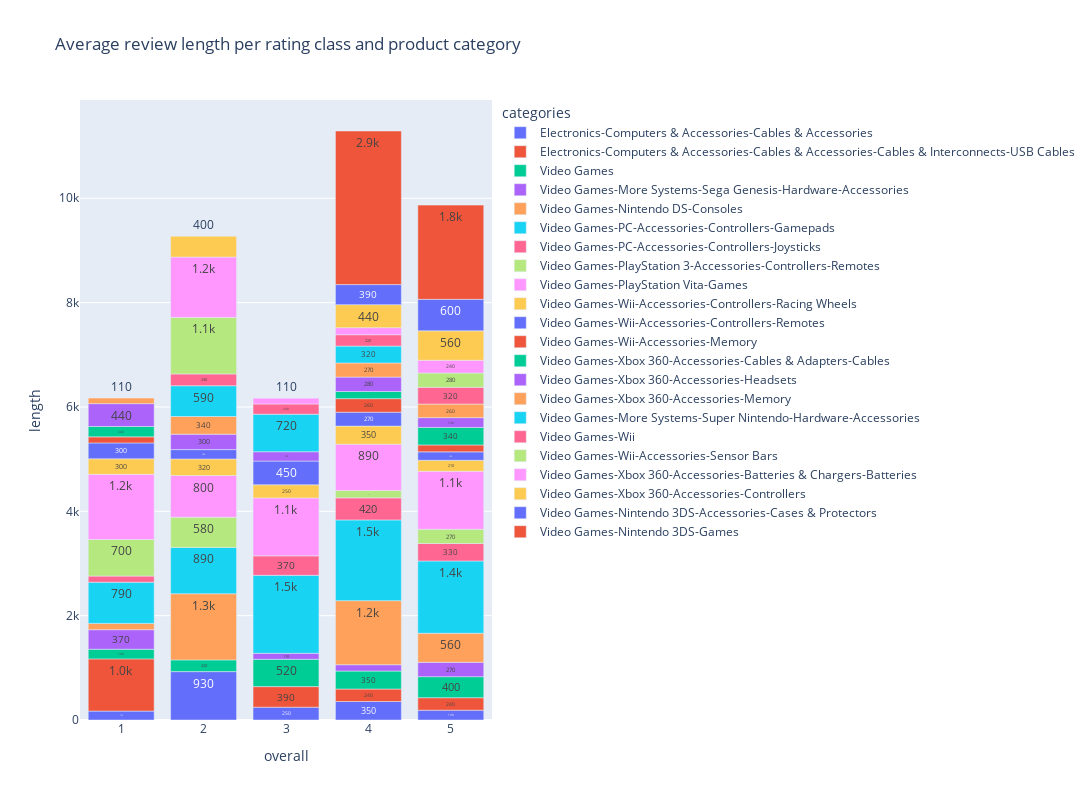

The notebook cell this image was saved under:
### Markdown cell above
Length of each product review might be interesting to know as well

### Code cell
import plotly.express as px

df_merged['length'] = df_merged['reviewText'].apply(lambda x: len(x))
length_analysis = df_merged.groupby(['overall','categories'],as_index=False)['length'].mean()

fig = px.bar(length_analysis, y='length', x='overall', text_auto='.2s',color='categories',
            title="Default: various text sizes, positions and angles")

fig.update_layout(
    title_text="Average review length per rating class and product category",
    autosize=False,
    minreducedwidth=250,
    minreducedheight=250,
    width=1850,
    height=800
)
fig.show()

### Figure 1 — Plotly figure (JSON) as saved in the notebook; plotly's stock layout.template omitted (floating-point values rounded to 4 significant figures)
{"data": [{"alignmentgroup": "True", "hovertemplate": "categories=Electronics-Computers & Accessories-Cables & Accessories<br>overall=%{x}<br>length=%{y}<extra></extra>", "legendgroup": "Electronics-Computers & Accessories-Cables & Accessories", "marker": {"color": "#636efa", "pattern": {"shape": ""}}, "name": "Electronics-Computers & Accessories-Cables & Accessories", "offsetgroup": "Electronics-Computers & Accessories-Cables & Accessories", "orientation": "v", "showlegend": true, "textposition": "auto", "texttemplate": "%{y:.2s}", "type": "bar", "x": [1, 2, 3, 4, 5], "xaxis": "x", "y": [170.3, 927.3, 245.2, 354.5, 188.0], "yaxis": "y"}, {"alignmentgroup": "True", "hovertemplate": "categories=Electronics-Computers & Accessories-Cables & Accessories-Cables & Interconnects-USB Cables<br>overall=%{x}<br>length=%{y}<extra></extra>", "legendgroup": "Electronics-Computers & Accessories-Cables & Accessories-Cables & Interconnects-USB Cables", "marker": {"color": "#EF553B", "pattern": {"shape": ""}}, "name": "Electronics-Computers & Accessories-Cables & Accessories-Cables & Interconnects-USB Cables", "offsetgroup": "Electronics-Computers & Accessories-Cables & Accessories-Cables & Interconnects-USB Cables", "orientation": "v", "showlegend": true, "textposition": "auto", "texttemplate": "%{y:.2s}", "type": "bar", "x": [1, 3, 4, 5], "xaxis": "x", "y": [1001, 394.8, 239, 239.2], "yaxis": "y"}, {"alignmentgroup": "True", "hovertemplate": "categories=Video Games<br>overall=%{x}<br>length=%{y}<extra></extra>", "legendgroup": "Video Games", "marker": {"color": "#00cc96", "pattern": {"shape": ""}}, "name": "Video Games", "offsetgroup": "Video Games", "orientation": "v", "showlegend": true, "textposition": "auto", "texttemplate": "%{y:.2s}", "type": "bar", "x": [1, 2, 3, 4, 5], "xaxis": "x", "y": [185.5, 224.7, 524, 345, 403.1], "yaxis": "y"}, {"alignmentgroup": "True", "hovertemplate": "categories=Video Games-More Systems-Sega Genesis-Hardware-Accessories<br>overall=%{x}<br>length=%{y}<extra></extra>", "legendgroup": "Video Games-More Systems-Sega Genesis-Hardware-Accessories", "marker": {"color": "#ab63fa", "pattern": {"shape": ""}}, "name": "Video Games-More Systems-Sega Genesis-Hardware-Accessories", "offsetgroup": "Video Games-More Systems-Sega Genesis-Hardware-Accessories", "orientation": "v", "showlegend": true, "textposition": "auto", "texttemplate": "%{y:.2s}", "type": "bar", "x": [1, 3, 4, 5], "xaxis": "x", "y": [374.4, 114.5, 121, 274.7], "yaxis": "y"}, {"alignmentgroup": "True", "hovertemplate": "categories=Video Games-Nintendo DS-Consoles<br>overall=%{x}<br>length=%{y}<extra></extra>", "legendgroup": "Video Games-Nintendo DS-Consoles", "marker": {"color": "#FFA15A", "pattern": {"shape": ""}}, "name": "Video Games-Nintendo DS-Consoles", "offsetgroup": "Video Games-Nintendo DS-Consoles", "orientation": "v", "showlegend": true, "textposition": "auto", "texttemplate": "%{y:.2s}", "type": "bar", "x": [1, 2, 4, 5], "xaxis": "x", "y": [120, 1269, 1228.0, 557.6], "yaxis": "y"}, {"alignmentgroup": "True", "hovertemplate": "categories=Video Games-PC-Accessories-Controllers-Gamepads<br>overall=%{x}<br>length=%{y}<extra></extra>", "legendgroup": "Video Games-PC-Accessories-Controllers-Gamepads", "marker": {"color": "#19d3f3", "pattern": {"shape": ""}}, "name": "Video Games-PC-Accessories-Controllers-Gamepads", "offsetgroup": "Video Games-PC-Accessories-Controllers-Gamepads", "orientation": "v", "showlegend": true, "textposition": "auto", "texttemplate": "%{y:.2s}", "type": "bar", "x": [1, 2, 3, 4, 5], "xaxis": "x", "y": [789.7, 887, 1495.0, 1547, 1385.0], "yaxis": "y"}, {"alignmentgroup": "True", "hovertemplate": "categories=Video Games-PC-Accessories-Controllers-Joysticks<br>overall=%{x}<br>length=%{y}<extra></extra>", "legendgroup": "Video Games-PC-Accessories-Controllers-Joysticks", "marker": {"color": "#FF6692", "pattern": {"shape": ""}}, "name": "Video Games-PC-Accessories-Controllers-Joysticks", "offsetgroup": "Video Games-PC-Accessories-Controllers-Joysticks", "orientation": "v", "showlegend": true, "textposition": "auto", "texttemplate": "%{y:.2s}", "type": "bar", "x": [1, 3, 4, 5], "xaxis": "x", "y": [117.7, 373, 423, 334.7], "yaxis": "y"}, {"alignmentgroup": "True", "hovertemplate": "categories=Video Games-PlayStation 3-Accessories-Controllers-Remotes<br>overall=%{x}<br>length=%{y}<extra></extra>", "legendgroup": "Video Games-PlayStation 3-Accessories-Controllers-Remotes", "marker": {"color": "#B6E880", "pattern": {"shape": ""}}, "name": "Video Games-PlayStation 3-Accessories-Controllers-Remotes", "offsetgroup": "Video Games-PlayStation 3-Accessories-Controllers-Remotes", "orientation": "v", "showlegend": true, "textposition": "auto", "texttemplate": "%{y:.2s}", "type": "bar", "x": [1, 2, 4, 5], "xaxis": "x", "y": [702, 579, 140.5, 273.3], "yaxis": "y"}, {"alignmentgroup": "True", "hovertemplate": "categories=Video Games-PlayStation Vita-Games<br>overall=%{x}<br>length=%{y}<extra></extra>", "legendgroup": "Video Games-PlayStation Vita-Games", "marker": {"color": "#FF97FF", "pattern": {"shape": ""}}, "name": "Video Games-PlayStation Vita-Games", "offsetgroup": "Video Games-PlayStation Vita-Games", "orientation": "v", "showlegend": true, "textposition": "auto", "texttemplate": "%{y:.2s}", "type": "bar", "x": [1, 2, 3, 4, 5], "xaxis": "x", "y": [1248.0, 799.6, 1110.0, 887.9, 1112.0], "yaxis": "y"}, {"alignmentgroup": "True", "hovertemplate": "categories=Video Games-Wii-Accessories-Controllers-Racing Wheels<br>overall=%{x}<br>length=%{y}<extra></extra>", "legendgroup": "Video Games-Wii-Accessories-Controllers-Racing Wheels", "marker": {"color": "#FECB52", "pattern": {"shape": ""}}, "name": "Video Games-Wii-Accessories-Controllers-Racing Wheels", "offsetgroup": "Video Games-Wii-Accessories-Controllers-Racing Wheels", "orientation": "v", "showlegend": true, "textposition": "auto", "texttemplate": "%{y:.2s}", "type": "bar", "x": [1, 2, 3, 4, 5], "xaxis": "x", "y": [298.3, 317, 252.5, 346.7, 210.2], "yaxis": "y"}, {"alignmentgroup": "True", "hovertemplate": "categories=Video Games-Wii-Accessories-Controllers-Remotes<br>overall=%{x}<br>length=%{y}<extra></extra>", "legendgroup": "Video Games-Wii-Accessories-Controllers-Remotes", "marker": {"color": "#636efa", "pattern": {"shape": ""}}, "name": "Video Games-Wii-Accessories-Controllers-Remotes", "offsetgroup": "Video Games-Wii-Accessories-Controllers-Remotes", "orientation": "v", "showlegend": true, "textposition": "auto", "texttemplate": "%{y:.2s}", "type": "bar", "x": [1, 2, 3, 4, 5], "xaxis": "x", "y": [304.5, 179, 454.8, 266.7, 161], "yaxis": "y"}, {"alignmentgroup": "True", "hovertemplate": "categories=Video Games-Wii-Accessories-Memory<br>overall=%{x}<br>length=%{y}<extra></extra>", "legendgroup": "Video Games-Wii-Accessories-Memory", "marker": {"color": "#EF553B", "pattern": {"shape": ""}}, "name": "Video Games-Wii-Accessories-Memory", "offsetgroup": "Video Games-Wii-Accessories-Memory", "orientation": "v", "showlegend": true, "textposition": "auto", "texttemplate": "%{y:.2s}", "type": "bar", "x": [1, 4, 5], "xaxis": "x", "y": [116, 259.5, 132.4], "yaxis": "y"}, {"alignmentgroup": "True", "hovertemplate": "categories=Video Games-Xbox 360-Accessories-Cables & Adapters-Cables<br>overall=%{x}<br>length=%{y}<extra></extra>", "legendgroup": "Video Games-Xbox 360-Accessories-Cables & Adapters-Cables", "marker": {"color": "#00cc96", "pattern": {"shape": ""}}, "name": "Video Games-Xbox 360-Accessories-Cables & Adapters-Cables", "offsetgroup": "Video Games-Xbox 360-Accessories-Cables & Adapters-Cables", "orientation": "v", "showlegend": true, "textposition": "auto", "texttemplate": "%{y:.2s}", "type": "bar", "x": [1, 4, 5], "xaxis": "x", "y": [199, 138, 336], "yaxis": "y"}, {"alignmentgroup": "True", "hovertemplate": "categories=Video Games-Xbox 360-Accessories-Headsets<br>overall=%{x}<br>length=%{y}<extra></extra>", "legendgroup": "Video Games-Xbox 360-Accessories-Headsets", "marker": {"color": "#ab63fa", "pattern": {"shape": ""}}, "name": "Video Games-Xbox 360-Accessories-Headsets", "offsetgroup": "Video Games-Xbox 360-Accessories-Headsets", "orientation": "v", "showlegend": true, "textposition": "auto", "texttemplate": "%{y:.2s}", "type": "bar", "x": [1, 2, 3, 4, 5], "xaxis": "x", "y": [438.1, 295.7, 179.2, 275.4, 187.4], "yaxis": "y"}, {"alignmentgroup": "True", "hovertemplate": "categories=Video Games-Xbox 360-Accessories-Memory<br>overall=%{x}<br>length=%{y}<extra></extra>", "legendgroup": "Video Games-Xbox 360-Accessories-Memory", "marker": {"color": "#FFA15A", "pattern": {"shape": ""}}, "name": "Video Games-Xbox 360-Accessories-Memory", "offsetgroup": "Video Games-Xbox 360-Accessories-Memory", "orientation": "v", "showlegend": true, "textposition": "auto", "texttemplate": "%{y:.2s}", "type": "bar", "x": [1, 2, 4, 5], "xaxis": "x", "y": [106, 339, 271.3, 260.8], "yaxis": "y"}, {"alignmentgroup": "True", "hovertemplate": "categories=Video Games-More Systems-Super Nintendo-Hardware-Accessories<br>overall=%{x}<br>length=%{y}<extra></extra>", "legendgroup": "Video Games-More Systems-Super Nintendo-Hardware-Accessories", "marker": {"color": "#19d3f3", "pattern": {"shape": ""}}, "name": "Video Games-More Systems-Super Nintendo-Hardware-Accessories", "offsetgroup": "Video Games-More Systems-Super Nintendo-Hardware-Accessories", "orientation": "v", "showlegend": true, "textposition": "auto", "texttemplate": "%{y:.2s}", "type": "bar", "x": [2, 3, 4], "xaxis": "x", "y": [590, 719, 322.8], "yaxis": "y"}, {"alignmentgroup": "True", "hovertemplate": "categories=Video Games-Wii<br>overall=%{x}<br>length=%{y}<extra></extra>", "legendgroup": "Video Games-Wii", "marker": {"color": "#FF6692", "pattern": {"shape": ""}}, "name": "Video Games-Wii", "offsetgroup": "Video Games-Wii", "orientation": "v", "showlegend": true, "textposition": "auto", "texttemplate": "%{y:.2s}", "type": "bar", "x": [2, 3, 4, 5], "xaxis": "x", "y": [226, 196.6, 218, 319.7], "yaxis": "y"}, {"alignmentgroup": "True", "hovertemplate": "categories=Video Games-Wii-Accessories-Sensor Bars<br>overall=%{x}<br>length=%{y}<extra></extra>", "legendgroup": "Video Games-Wii-Accessories-Sensor Bars", "marker": {"color": "#B6E880", "pattern": {"shape": ""}}, "name": "Video Games-Wii-Accessories-Sensor Bars", "offsetgroup": "Video Games-Wii-Accessories-Sensor Bars", "orientation": "v", "showlegend": true, "textposition": "auto", "texttemplate": "%{y:.2s}", "type": "bar", "x": [2, 5], "xaxis": "x", "y": [1083, 276], "yaxis": "y"}, {"alignmentgroup": "True", "hovertemplate": "categories=Video Games-Xbox 360-Accessories-Batteries & Chargers-Batteries<br>overall=%{x}<br>length=%{y}<extra></extra>", "legendgroup": "Video Games-Xbox 360-Accessories-Batteries & Chargers-Batteries", "marker": {"color": "#FF97FF", "pattern": {"shape": ""}}, "name": "Video Games-Xbox 360-Accessories-Batteries & Chargers-Batteries", "offsetgroup": "Video Games-Xbox 360-Accessories-Batteries & Chargers-Batteries", "orientation": "v", "showlegend": true, "textposition": "auto", "texttemplate": "%{y:.2s}", "type": "bar", "x": [2, 3, 4, 5], "xaxis": "x", "y": [1157, 111, 136, 243.2], "yaxis": "y"}, {"alignmentgroup": "True", "hovertemplate": "categories=Video Games-Xbox 360-Accessories-Controllers<br>overall=%{x}<br>length=%{y}<extra></extra>", "legendgroup": "Video Games-Xbox 360-Accessories-Controllers", "marker": {"color": "#FECB52", "pattern": {"shape": ""}}, "name": "Video Games-Xbox 360-Accessories-Controllers", "offsetgroup": "Video Games-Xbox 360-Accessories-Controllers", "orientation": "v", "showlegend": true, "textposition": "auto", "texttemplate": "%{y:.2s}", "type": "bar", "x": [2, 4, 5], "xaxis": "x", "y": [400.5, 440, 564.5], "yaxis": "y"}, {"alignmentgroup": "True", "hovertemplate": "categories=Video Games-Nintendo 3DS-Accessories-Cases & Protectors<br>overall=%{x}<br>length=%{y}<extra></extra>", "legendgroup": "Video Games-Nintendo 3DS-Accessories-Cases & Protectors", "marker": {"color": "#636efa", "pattern": {"shape": ""}}, "name": "Video Games-Nintendo 3DS-Accessories-Cases & Protectors", "offsetgroup": "Video Games-Nintendo 3DS-Accessories-Cases & Protectors", "orientation": "v", "showlegend": true, "textposition": "auto", "texttemplate": "%{y:.2s}", "type": "bar", "x": [4, 5], "xaxis": "x", "y": [385.2, 603.3], "yaxis": "y"}, {"alignmentgroup": "True", "hovertemplate": "categories=Video Games-Nintendo 3DS-Games<br>overall=%{x}<br>length=%{y}<extra></extra>", "legendgroup": "Video Games-Nintendo 3DS-Games", "marker": {"color": "#EF553B", "pattern": {"shape": ""}}, "name": "Video Games-Nintendo 3DS-Games", "offsetgroup": "Video Games-Nintendo 3DS-Games", "orientation": "v", "showlegend": true, "textposition": "auto", "texttemplate": "%{y:.2s}", "type": "bar", "x": [4, 5], "xaxis": "x", "y": [2944.0, 1806.0], "yaxis": "y"}], "layout": {"autosize": false, "barmode": "relative", "height": 800, "legend": {"title": {"text": "categories"}, "tracegroupgap": 0}, "minreducedheight": 250, "minreducedwidth": 250, "title": {"text": "Average review length per rating class and product category"}, "width": 1850, "xaxis": {"anchor": "y", "domain": [0, 1], "title": {"text": "overall"}}, "yaxis": {"anchor": "x", "domain": [0, 1], "title": {"text": "length"}}}}
